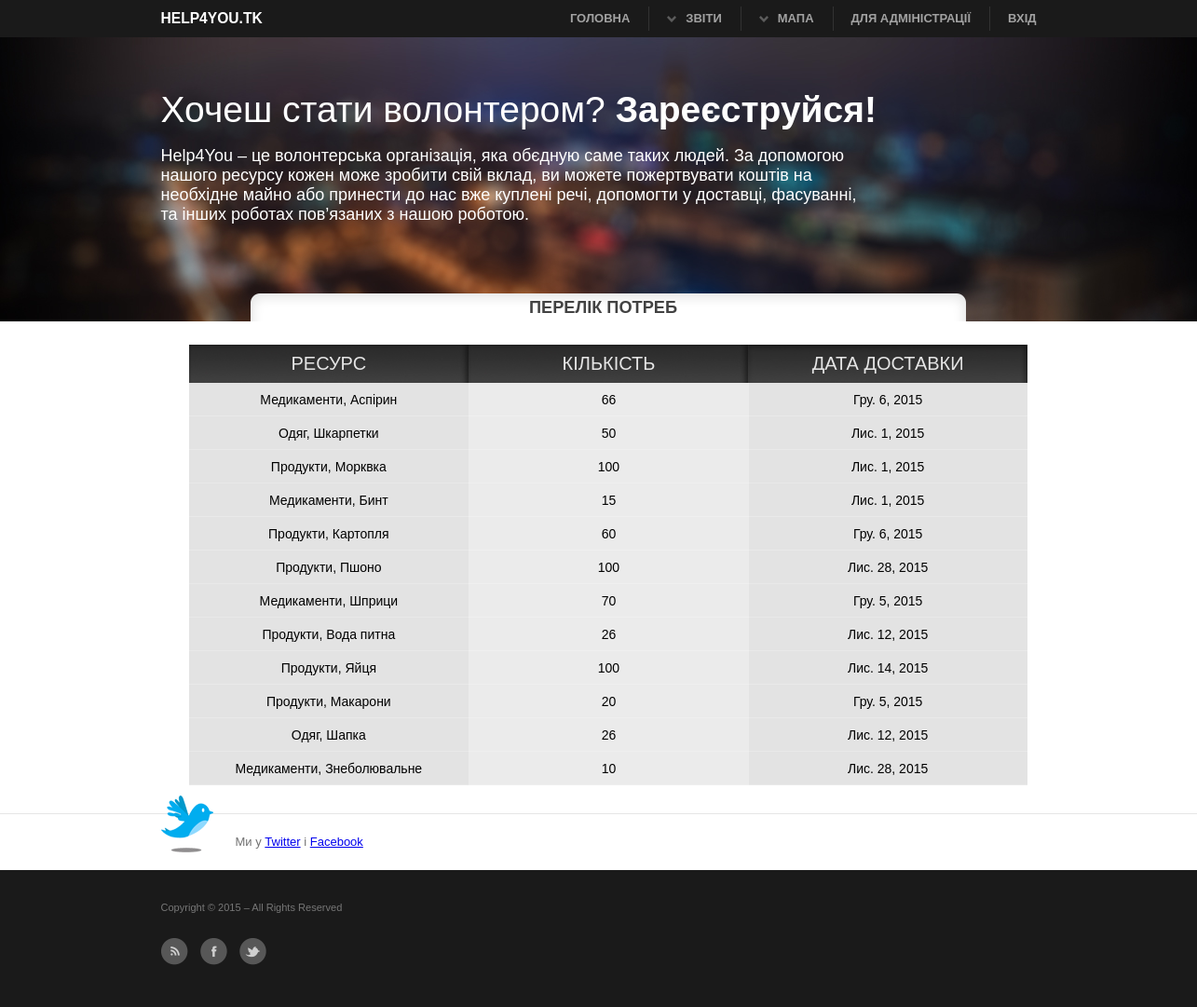
/need/, run on the app's committed database.
### main/models.py (models this page shows, shortened)
class Need(models.Model):
    resource = models.ForeignKey('Resource',verbose_name=u'Потрібний ресурс')
    order = models.ForeignKey('Order', verbose_name=u'Замовлення', null=True)
    amount = models.IntegerField(verbose_name=u'Кількість ресурсу')
    finished = models.BooleanField(default=False, null=False)
    priority = models.IntegerField(verbose_name=u'Пріорітет', null=True)
    date_recomended = models.DateField(verbose_name=u'Дата рекомендованої доставки', null=True)
    class Meta:
        verbose_name_plural = u'Потреба'

class Resource(models.Model):
    category_resource = models.ForeignKey('CategoryResource',verbose_name=u'Категорія ресурса')
    name = models.CharField(max_length=30,verbose_name=u'Назва ресурсу')
    unit_of_mesure = models.CharField(max_length=30,verbose_name=u'Одиниця виміру')
    weight_one_unit = models.FloatField(verbose_name=u'Маса однієї одиниці', null=True)
    volume_of_one_unit = models.FloatField(verbose_name=u'Об"єм однієї одиниці')
    price_one_unit = models.FloatField(verbose_name=u'Ціна однієї одиниці')
    class Meta:
        verbose_name_plural = u'Ресурси'
    def __unicode__(self):
        return u"%s, %s" % (self.category_resource.category, self.name)

class CategoryResource(models.Model):
    category = models.CharField(max_length=50, verbose_name=u'Категорія')
    class Meta:
        verbose_name_plural = u'Категорії ресурсів'

### main/views.py (the view)
# urls.py: url(r'^need/$',NeedListView.as_view(), name='list_need'),
class NeedListView(ListView):
    template_name = 'list_need.html'
    model = Need
    context_object_name = 'Needs'

### main/templates/list_need.html
{% extends 'base.html' %}
{% block title %}
     <h3 class="title_list">Перелік потреб</h3>
{% endblock %}
{% block content %}
 <div id="list_table">
  <table border="0">
    <tr>
        <td class="top_left">РЕСУРС</td>
        <td class="top_cen" >КІЛЬКІСТЬ</td>
        <td class="top_right" >ДАТА ДОСТАВКИ</td>
    </tr>
    {% for need in Needs %}
        <tr class="list_tr">
        <td class="cell"> {{ need.resource }}</td>
        <td class="cell_c">{{ need.amount }}</td>
        <td class="cell">{{ need.date_recomended }}</td>
    </tr>
    {% endfor %}
  </table>
    </div>
{% endblock %}

### main/static/main.css (style rules this page uses)
html { background: #ffffff }
body { color:#727272; font:normal 13px "Helvetice Neue",Arial,Tahoma,Verdana; }
h1, h2, h3, h4 { line-height:1.2em; margin-bottom:15px; font-weight:bold; }
h3, h4 { font-size:1.4em; color:#424242; text-shadow:1px 1px 1px #fff; margin-bottom:10px; }
h3 { -webkit-margin-before: 0em; -webkit-margin-after: 0em; -webkit-margin-start: 0px; -webkit-margin-end: 0px; text-shadow:0px 0px 0px #fff; }
.list_tr { border-bottom: 1px solid #2b2b2b; }
#list_table table { width: 900px; margin-left: 30px; margin-top: 15px; }
table { border-spacing:0px; }
.top_left { width: 302px; height: 41px; color: #e5e5e5; background: url("img/top_cen.jpg") repeat-x; text-align: center; font:normal 20px "Helvetice Neue",Arial,Tahoma,Verdana; border-spacing: 0px; }
.top_cen { width: 302px; height: 41px; color: #e5e5e5; background: url("img/top_cen.jpg") repeat-x; text-align: center; font:normal 20px "Helvetice Neue",Arial,Tahoma,Verdana; border-spacing: 0px; }
.top_right { width: 300px; height: 41px; color: #e5e5e5; background: url("img/top_right.jpg") repeat-x; text-align: center; font:normal 20px "Helvetice Neue",Arial,Tahoma,Verdana; }
.cell { width: 300px; height: 36px; background: url("img/cell.gif") repeat-x; text-align: center; font:normal 14px "Helvetice Neue",Arial,Tahoma,Verdana; }
.cell_c { width: 300px; height: 36px; background: url("img/cell_c.gif") repeat-x; text-align: center; font:normal 14px "Helvetice Neue",Arial,Tahoma,Verdana; }
.title_list { margin-left:210px; padding-right: 200px; background: url("img/h.png") no-repeat; padding-top: 5px; padding-bottom: 5px; text-align: center; text-transform: uppercase; }

### main/static/print.css (style rules this page uses)
* { background:none !important; }
body { color:#000; font:normal 12px Arial,sans-serif; padding-top:0; }
h1, h2, h3, h4, h5 { margin:0 0 10px 0; color:#000; }
h3 { font-size:1.2em; margin-bottom:20px; }

### data on the page
Need: resource "Медикаменти, Аспірин", amount "66", date_recomended "Гру. 6, 2015"
Need: resource "Одяг, Шкарпетки", amount "50", date_recomended "Лис. 1, 2015"
Need: resource "Продукти, Морквка", amount "100", date_recomended "Лис. 1, 2015"
Need: resource "Медикаменти, Бинт", amount "15", date_recomended "Лис. 1, 2015"
Need: resource "Продукти, Картопля", amount "60", date_recomended "Гру. 6, 2015"
Need: resource "Продукти, Пшоно", amount "100", date_recomended "Лис. 28, 2015"
Need: resource "Медикаменти, Шприци", amount "70", date_recomended "Гру. 5, 2015"
Need: resource "Продукти, Вода питна", amount "26", date_recomended "Лис. 12, 2015"
Need: resource "Продукти, Яйця", amount "100", date_recomended "Лис. 14, 2015"
Need: resource "Продукти, Макарони", amount "20", date_recomended "Гру. 5, 2015"
Need: resource "Одяг, Шапка", amount "26", date_recomended "Лис. 12, 2015"
Need: resource "Медикаменти, Знеболювальне", amount "10", date_recomended "Лис. 28, 2015"
